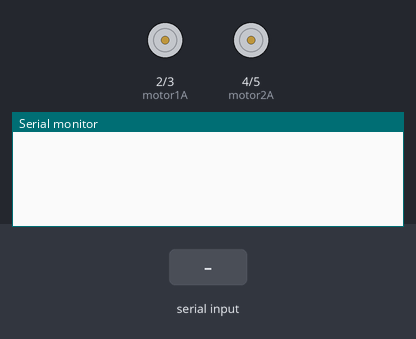
Simulated run of this sketch. Board: Arduino Uno, built with avr-gcc and run on an emulated ATmega328P. On the bench: motor-driver pin pairs drawn as motors (green arrow = first pin HIGH = forward, orange = second pin HIGH = backward, longer = more drive), the last lines printed to the serial monitor. The test bench sets the inputs (shaded band).

Above: at 1.2 s.
1.3 s: "F" received over Serial
At 1.7 s:
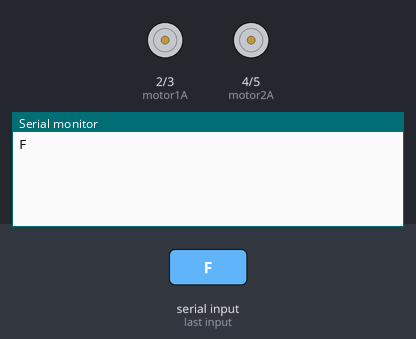
2.8 s: "B" received over Serial
At 4.0 s:
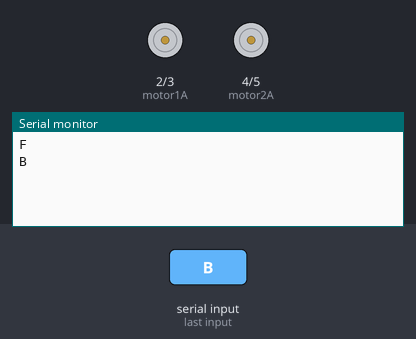
4.3 s: "L" received over Serial
At 5.2 s:
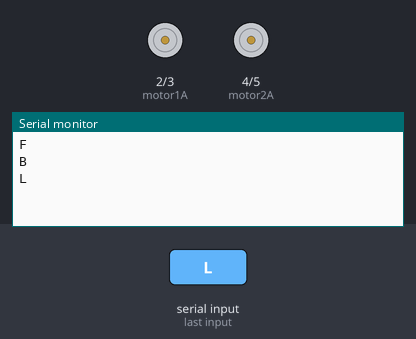
5.8 s: "R" received over Serial
At 6.3 s:
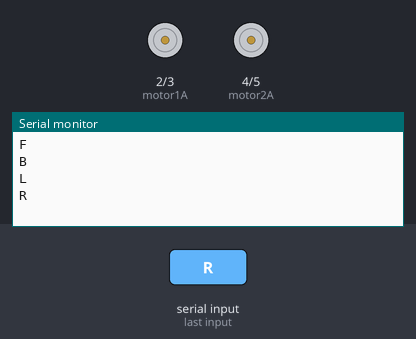

The sketch:

arduinoBluetoothMotorDriverController2.ino
```cpp
//Kütüphanesiz
int motor1A = 2;
int motor1B = 3;
int motor2A = 4;
int motor2B = 5;

char data;
//Bluetooth ile alınacak veriyi data değişkeninde depolayacağız

void setup() {

  pinMode(motor1A, OUTPUT);
  pinMode(motor1B, OUTPUT);
  pinMode(motor2A, OUTPUT);
  pinMode(motor2B, OUTPUT);

  Serial.begin(9600);
}

void setMotor(int m1a, int m1b, int m2a, int m2b){

  digitalWrite(motor1A, m1a);
  digitalWrite(motor1B, m1b);
  digitalWrite(motor2A, m2a);
  digitalWrite(motor2B, m2b);
  //Motorları ayarlamak için
}
void forward() {

  setMotor(HIGH, LOW, HIGH, LOW);
  //İLERİ
}

void backward() {

  setMotor(LOW, HIGH, LOW, HIGH);
  //GERİ
}

void left() {

  setMotor(LOW, HIGH, HIGH, LOW);
  //SOLA
}

void right() {

  setMotor(HIGH, LOW, LOW, HIGH);
  //SAĞA
}

void stop() {

  setMotor(LOW, LOW, LOW, LOW);
  //DURDUR
}

void loop() {

  if (Serial.available()) {
    data = Serial.read();
    //Bluetooth ile alınan veri data değişkenine atandı
    switch (data) {

      case 'F':
        forward();
        break;

      case 'B':
        backward();
        break;

      case 'L':
        left();
        break;

      case 'R':
        right();
        break;

      case 'S':
        stop();
        break;
    }

    Serial.println(data);
    //Kontrol amaçlı

  } else {
      stop();
  }

}
```

Measured:
- after the input at 1.3 s, the serial monitor: prints a new line at once (image 1)
- after the input at 2.8 s, the serial monitor: prints a new line at once (image 2)
- after the input at 4.3 s, the serial monitor: prints a new line at once (image 3)
- after the input at 5.8 s, the serial monitor: prints a new line at once (image 4)
